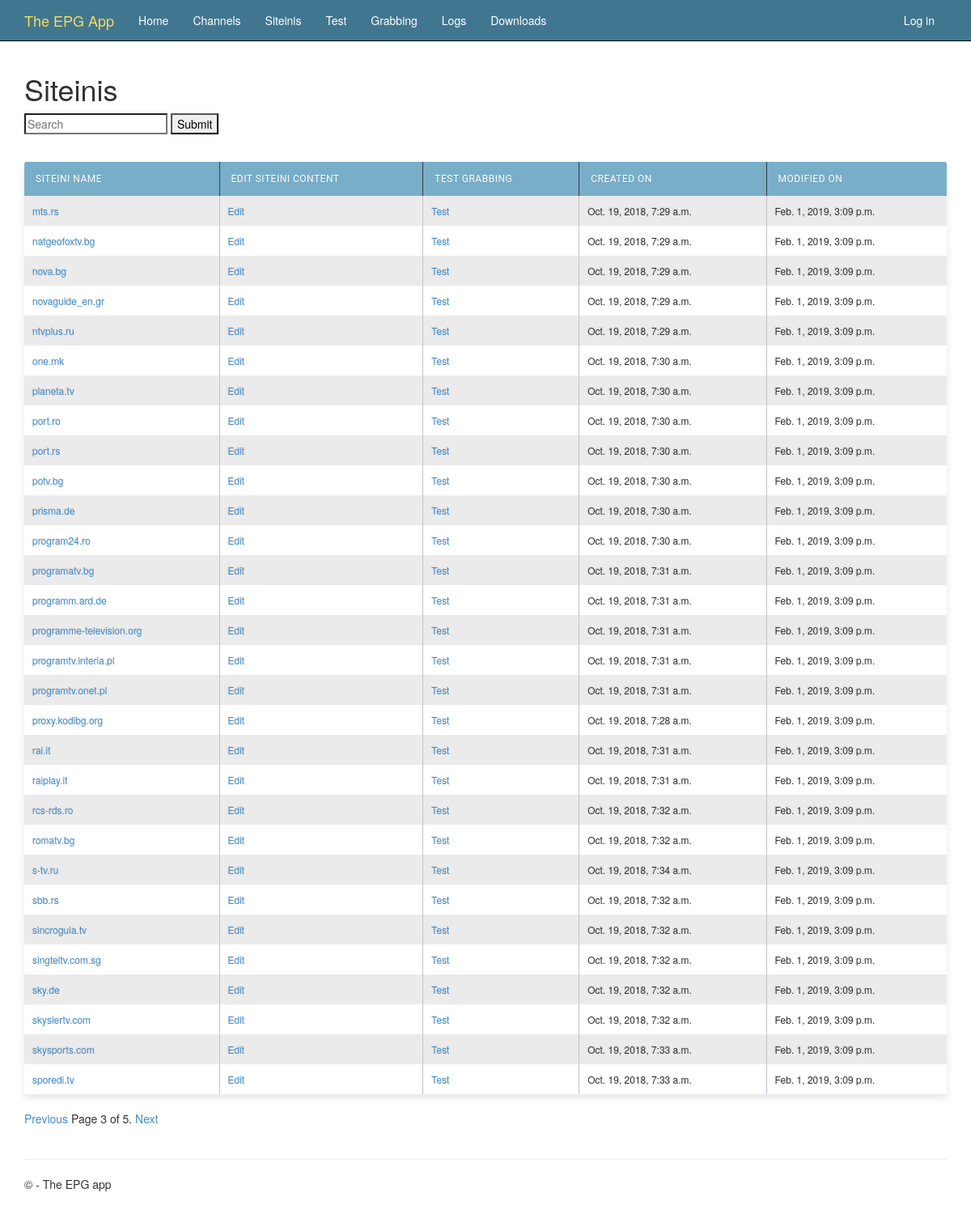
Screenshot of /siteinis/?page=3 with the database file from the repository.
### epgapp/models.py (models this page shows, shortened)
class Siteini(models.Model):
  import uuid
  name     = models.CharField('Name of siteini file', max_length=32)
  slug     = models.SlugField('Slug', unique=False, default="", help_text='How it appears in URL')
  enabled  = models.BooleanField(default=True)
  content  = models.TextField()
  created  = models.DateTimeField(auto_now_add=True)
  modified = models.DateTimeField(auto_now=True)
  def get_absolute_url(self):
    return reverse('siteini-detail', args=[str(self.slug)])
  class Meta:
    ordering = ['name']
    verbose_name_plural = '       Siteinis'

### epgapp/views.py (the view)
# urls.py: url(r'^siteinis/$', epgapp.views.SiteiniListView.as_view(), name='siteini-list'),
class SiteiniListView(ListView):
    model = Siteini
    paginate_by = 30
    def get_context_data(self, **kwargs):
        context = super().get_context_data(**kwargs)
        context['now'] = timezone.now()
        return context
    def get_queryset(self):
      result = super(SiteiniListView, self).get_queryset()
      q = self.request.GET.get('q')
      if q:
        result = result.filter(name__icontains=q)
      return result

### epgapp/templates/epgapp/siteini_list.html
{% extends "layout.html" %}
{% block content %}
<h1>Siteinis</h1>
<form id="searchform" action="{% url 'siteini-list' %}" method="GET" accept-charset="utf-8">
    <input class="searchfield" id="searchbox" name="q" type="text" placeholder="Search">
    <input class="" type="submit" value="Submit"/>
</form>
<br />
<table class="maintable">
    <thead>
        <tr>
            <th>Siteini name</th>
            <th>Edit siteini content</th>
            <th>Test grabbing</th>
            <th>Created on</th>
            <th>Modified on</th>
        </tr>
    </thead>
    <tbody>
    {% for o in object_list %}
        {% if o.enabled %}
        <tr>
            <td><a href="{{ o.get_absolute_url }}">{{ o.name }}</a></td>
            <td><a href="{% url 'admin:epgapp_siteini_change' o.id %}">Edit</a></td>
            <td><a href="{% url 'siteini-test' %}#{{o.name}}">Test</a></td>
            <td>{{ o.created }}</td>
            <td>{{ o.modified }}</td>
        </tr>
        {% endif %}
    {% empty %}
        <tr><td colspan="3">No stats yet.</td></tr>
    {% endfor %}
    </tbody>
</table>
{% if is_paginated %}
    <div class="pagination">
        <span class="page-links">
            {% if page_obj.has_previous %}
                <a href="{% url 'siteini-list' %}?page={{ page_obj.previous_page_number }}">Previous</a>
            {% endif %}
            <span class="page-current">
                Page {{ page_obj.number }} of {{ page_obj.paginator.num_pages }}.
            </span>
            {% if page_obj.has_next %}
                <a href="{% url 'siteini-list' %}?page={{ page_obj.next_page_number }}">Next</a>
            {% endif %}
        </span>
    </div>
{% endif %}
{% endblock %}

### epgapp/static/content/site.css (style rules this page uses)
body { padding-top: 50px; padding-bottom: 20px; }
input, select, textarea { max-width: 280px; }
table.maintable { width: 100%; background: white; border-radius: 3px; border-collapse: collapse; height: 320px; margin: auto; padding: 5px; box-shadow: 0 5px 10px rgba(0, 0, 0, 0.1); animation: float 5s infinite; }
table.maintable th { font-family: "Roboto","Lucida Grande","DejaVu Sans","Bitstream Vera Sans",Verdana,Arial,sans-serif; color: #fff; background: #79aec8; letter-spacing: 0.5px; border-right: 1px solid #343a45; font-size: 12px; font-weight: 400; padding: 14px; text-transform: uppercase; text-align: left; text-shadow: 0 1px 1px rgba(0, 0, 0, 0.1); vertical-align: middle; }
table.maintable th:first-child { border-top-left-radius: 3px; }
table.maintable th:last-child { border-top-right-radius: 3px; border-right: none; }
tr:first-child { border-top: none; }
tr:last-child { border-bottom: none; }
table.maintable tr:nth-child(odd) td { background: #EBEBEB; }
tr:last-child td:first-child { border-bottom-left-radius: 3px; }
tr:last-child td:last-child { border-bottom-right-radius: 3px; }
td { background: #FFFFFF; padding: 10px; text-align: left; vertical-align: middle; font-weight: 300; font-size: 12px; text-shadow: -1px -1px 1px rgba(0, 0, 0, 0.1); border-right: 1px solid #C1C3D1; }
td:last-child { border-right: 0px; }

### rows the page displays
Siteini: name "mts.rs", created "Oct. 19, 2018, 7:29 a.m.", modified "Feb. 1, 2019, 3:09 p.m."
Siteini: name "natgeofoxtv.bg", created "Oct. 19, 2018, 7:29 a.m.", modified "Feb. 1, 2019, 3:09 p.m."
Siteini: name "nova.bg", created "Oct. 19, 2018, 7:29 a.m.", modified "Feb. 1, 2019, 3:09 p.m."
Siteini: name "novaguide_en.gr", created "Oct. 19, 2018, 7:29 a.m.", modified "Feb. 1, 2019, 3:09 p.m."
Siteini: name "ntvplus.ru", created "Oct. 19, 2018, 7:29 a.m.", modified "Feb. 1, 2019, 3:09 p.m."
Siteini: name "one.mk", created "Oct. 19, 2018, 7:30 a.m.", modified "Feb. 1, 2019, 3:09 p.m."
Siteini: name "planeta.tv", created "Oct. 19, 2018, 7:30 a.m.", modified "Feb. 1, 2019, 3:09 p.m."
Siteini: name "port.ro", created "Oct. 19, 2018, 7:30 a.m.", modified "Feb. 1, 2019, 3:09 p.m."
Siteini: name "port.rs", created "Oct. 19, 2018, 7:30 a.m.", modified "Feb. 1, 2019, 3:09 p.m."
Siteini: name "potv.bg", created "Oct. 19, 2018, 7:30 a.m.", modified "Feb. 1, 2019, 3:09 p.m."
Siteini: name "prisma.de", created "Oct. 19, 2018, 7:30 a.m.", modified "Feb. 1, 2019, 3:09 p.m."
Siteini: name "program24.ro", created "Oct. 19, 2018, 7:30 a.m.", modified "Feb. 1, 2019, 3:09 p.m."
Siteini: name "programatv.bg", created "Oct. 19, 2018, 7:31 a.m.", modified "Feb. 1, 2019, 3:09 p.m."
Siteini: name "programm.ard.de", created "Oct. 19, 2018, 7:31 a.m.", modified "Feb. 1, 2019, 3:09 p.m."
Siteini: name "programme-television.org", created "Oct. 19, 2018, 7:31 a.m.", modified "Feb. 1, 2019, 3:09 p.m."
Siteini: name "programtv.interia.pl", created "Oct. 19, 2018, 7:31 a.m.", modified "Feb. 1, 2019, 3:09 p.m."
Siteini: name "programtv.onet.pl", created "Oct. 19, 2018, 7:31 a.m.", modified "Feb. 1, 2019, 3:09 p.m."
Siteini: name "proxy.kodibg.org", created "Oct. 19, 2018, 7:28 a.m.", modified "Feb. 1, 2019, 3:09 p.m."
Siteini: name "rai.it", created "Oct. 19, 2018, 7:31 a.m.", modified "Feb. 1, 2019, 3:09 p.m."
Siteini: name "raiplay.it", created "Oct. 19, 2018, 7:31 a.m.", modified "Feb. 1, 2019, 3:09 p.m."
Siteini: name "rcs-rds.ro", created "Oct. 19, 2018, 7:32 a.m.", modified "Feb. 1, 2019, 3:09 p.m."
Siteini: name "romatv.bg", created "Oct. 19, 2018, 7:32 a.m.", modified "Feb. 1, 2019, 3:09 p.m."
Siteini: name "s-tv.ru", created "Oct. 19, 2018, 7:34 a.m.", modified "Feb. 1, 2019, 3:09 p.m."
Siteini: name "sbb.rs", created "Oct. 19, 2018, 7:32 a.m.", modified "Feb. 1, 2019, 3:09 p.m."
Siteini: name "sincroguia.tv", created "Oct. 19, 2018, 7:32 a.m.", modified "Feb. 1, 2019, 3:09 p.m."
Siteini: name "singteltv.com.sg", created "Oct. 19, 2018, 7:32 a.m.", modified "Feb. 1, 2019, 3:09 p.m."
Siteini: name "sky.de", created "Oct. 19, 2018, 7:32 a.m.", modified "Feb. 1, 2019, 3:09 p.m."
Siteini: name "skysiertv.com", created "Oct. 19, 2018, 7:32 a.m.", modified "Feb. 1, 2019, 3:09 p.m."
Siteini: name "skysports.com", created "Oct. 19, 2018, 7:33 a.m.", modified "Feb. 1, 2019, 3:09 p.m."
Siteini: name "sporedi.tv", created "Oct. 19, 2018, 7:33 a.m.", modified "Feb. 1, 2019, 3:09 p.m."

### other values shown
{{ page_obj.number }} "3"
{{ page_obj.paginator.num_pages }} "5"
